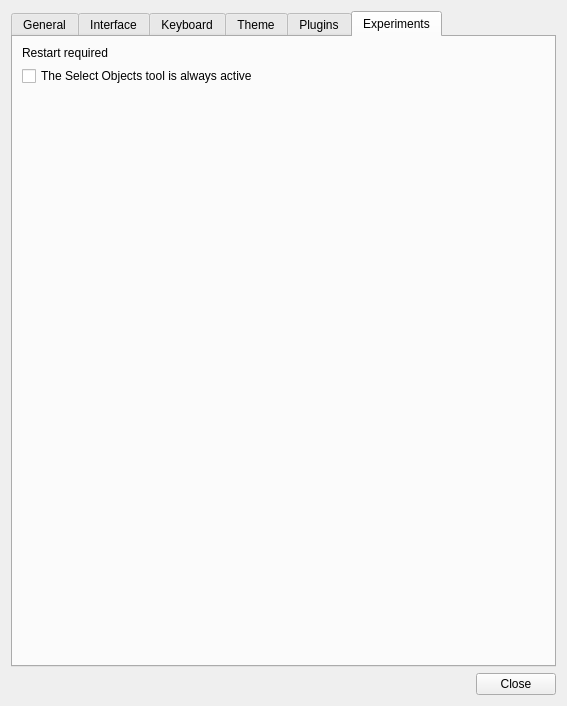
<?xml version="1.0" encoding="UTF-8"?>
<ui version="4.0">
 <class>PreferencesDialog</class>
 <widget class="QDialog" name="PreferencesDialog">
  <property name="geometry">
   <rect>
    <x>0</x>
    <y>0</y>
    <width>567</width>
    <height>706</height>
   </rect>
  </property>
  <property name="windowTitle">
   <string>Preferences</string>
  </property>
  <layout class="QVBoxLayout" name="verticalLayout">
   <property name="sizeConstraint">
    <enum>QLayout::SetMinimumSize</enum>
   </property>
   <item>
    <widget class="QTabWidget" name="tabWidget">
     <property name="currentIndex">
      <number>5</number>
     </property>
     <widget class="QWidget" name="generalTab">
      <attribute name="title">
       <string>General</string>
      </attribute>
      <layout class="QVBoxLayout" name="verticalLayout_2">
       <item>
        <widget class="QGroupBox" name="saveAndLoadGroupBox">
         <property name="title">
          <string>Saving and Loading</string>
         </property>
         <layout class="QGridLayout" name="gridLayout">
          <item row="2" column="0">
           <widget class="QCheckBox" name="safeSaving">
            <property name="toolTip">
             <string>Turn this off if you're having trouble saving your files.</string>
            </property>
            <property name="text">
             <string>Use safe writing of files</string>
            </property>
           </widget>
          </item>
          <item row="1" column="0">
           <widget class="QCheckBox" name="restoreSession">
            <property name="text">
             <string>Restore previous session on startup</string>
            </property>
           </widget>
          </item>
          <item row="0" column="0" colspan="2">
           <widget class="QCheckBox" name="reloadTilesetImages">
            <property name="text">
             <string>&amp;Reload tileset images when they change</string>
            </property>
           </widget>
          </item>
          <item row="3" column="0">
           <widget class="QCheckBox" name="exportOnSave">
            <property name="text">
             <string>Repeat last export on save</string>
            </property>
           </widget>
          </item>
         </layout>
        </widget>
       </item>
       <item>
        <widget class="QGroupBox" name="exportGroupBox">
         <property name="title">
          <string>Export Options</string>
         </property>
         <layout class="QGridLayout" name="gridLayout_5">
          <item row="2" column="0">
           <widget class="QCheckBox" name="resolveObjectTypesAndProperties">
            <property name="text">
             <string>Resolve object types and properties</string>
            </property>
           </widget>
          </item>
          <item row="0" column="0" colspan="2">
           <widget class="QCheckBox" name="embedTilesets">
            <property name="text">
             <string>Embed tilesets</string>
            </property>
           </widget>
          </item>
          <item row="1" column="0" colspan="2">
           <widget class="QCheckBox" name="detachTemplateInstances">
            <property name="text">
             <string>Detach templates</string>
            </property>
           </widget>
          </item>
          <item row="3" column="0">
           <widget class="QCheckBox" name="minimizeOutput">
            <property name="toolTip">
             <string>Omits unnecessary whitespace when supported by the output format</string>
            </property>
            <property name="text">
             <string>Minimize output</string>
            </property>
           </widget>
          </item>
         </layout>
        </widget>
       </item>
       <item>
        <widget class="QGroupBox" name="crashReportingAndUpdates">
         <property name="title">
          <string>Updates</string>
         </property>
         <layout class="QVBoxLayout" name="verticalLayout_8">
          <item>
           <widget class="QCheckBox" name="displayNewsCheckBox">
            <property name="text">
             <string>Display news in status bar</string>
            </property>
           </widget>
          </item>
          <item>
           <widget class="QCheckBox" name="displayNewVersionCheckBox">
            <property name="text">
             <string>Highlight new version in status bar</string>
            </property>
           </widget>
          </item>
          <item>
           <spacer name="horizontalSpacer_3">
            <property name="orientation">
             <enum>Qt::Horizontal</enum>
            </property>
            <property name="sizeHint" stdset="0">
             <size>
              <width>0</width>
              <height>0</height>
             </size>
            </property>
           </spacer>
          </item>
          <item>
           <layout class="QHBoxLayout" name="horizontalLayout_2">
            <item>
             <widget class="QCheckBox" name="sendCrashReports">
              <property name="text">
               <string>Enable sending anonymous crash reports</string>
              </property>
             </widget>
            </item>
            <item>
             <widget class="QLabel" name="crashReportingLabel">
              <property name="text">
               <string>(&lt;a href=&quot;https://www.mapeditor.org/crash-reporting&quot;&gt;more information&lt;/a&gt;)</string>
              </property>
              <property name="textFormat">
               <enum>Qt::RichText</enum>
              </property>
              <property name="buddy">
               <cstring>sendCrashReports</cstring>
              </property>
             </widget>
            </item>
           </layout>
          </item>
         </layout>
        </widget>
       </item>
       <item>
        <spacer name="verticalSpacer">
         <property name="orientation">
          <enum>Qt::Vertical</enum>
         </property>
         <property name="sizeHint" stdset="0">
          <size>
           <width>20</width>
           <height>1</height>
          </size>
         </property>
        </spacer>
       </item>
      </layout>
     </widget>
     <widget class="QWidget" name="interfaceTab">
      <attribute name="title">
       <string>Interface</string>
      </attribute>
      <layout class="QVBoxLayout" name="verticalLayout_4">
       <item>
        <widget class="QGroupBox" name="interfaceGroupBox">
         <property name="title">
          <string>Interface</string>
         </property>
         <layout class="QGridLayout" name="gridLayout_2">
          <item row="4" column="3">
           <spacer name="horizontalSpacer_5">
            <property name="orientation">
             <enum>Qt::Horizontal</enum>
            </property>
            <property name="sizeHint" stdset="0">
             <size>
              <width>138</width>
              <height>20</height>
             </size>
            </property>
           </spacer>
          </item>
          <item row="0" column="2" colspan="2">
           <spacer name="horizontalSpacer_2">
            <property name="orientation">
             <enum>Qt::Horizontal</enum>
            </property>
            <property name="sizeHint" stdset="0">
             <size>
              <width>0</width>
              <height>20</height>
             </size>
            </property>
           </spacer>
          </item>
          <item row="4" column="0">
           <widget class="QLabel" name="label_7">
            <property name="text">
             <string>Major grid:</string>
            </property>
           </widget>
          </item>
          <item row="0" column="0">
           <widget class="QLabel" name="label_2">
            <property name="text">
             <string>&amp;Language:</string>
            </property>
            <property name="buddy">
             <cstring>languageCombo</cstring>
            </property>
           </widget>
          </item>
          <item row="1" column="0">
           <widget class="QLabel" name="label_3">
            <property name="text">
             <string>Grid color:</string>
            </property>
            <property name="buddy">
             <cstring>gridColor</cstring>
            </property>
           </widget>
          </item>
          <item row="2" column="0">
           <widget class="QLabel" name="label_8">
            <property name="text">
             <string>Background fade color:</string>
            </property>
           </widget>
          </item>
          <item row="1" column="1">
           <widget class="Tiled::ColorButton" name="gridColor"/>
          </item>
          <item row="6" column="0" colspan="2">
           <widget class="QCheckBox" name="openGL">
            <property name="text">
             <string>Hardware &amp;accelerated drawing (OpenGL)</string>
            </property>
           </widget>
          </item>
          <item row="4" column="1" colspan="2">
           <layout class="QHBoxLayout" name="horizontalLayout_3">
            <item>
             <widget class="QSpinBox" name="gridMajorX">
              <property name="suffix">
               <string> tiles</string>
              </property>
             </widget>
            </item>
            <item>
             <widget class="QLabel" name="label_9">
              <property name="sizePolicy">
               <sizepolicy hsizetype="Fixed" vsizetype="Preferred">
                <horstretch>0</horstretch>
                <verstretch>0</verstretch>
               </sizepolicy>
              </property>
              <property name="text">
               <string>by</string>
              </property>
             </widget>
            </item>
            <item>
             <widget class="QSpinBox" name="gridMajorY">
              <property name="suffix">
               <string> tiles</string>
              </property>
             </widget>
            </item>
           </layout>
          </item>
          <item row="2" column="1">
           <widget class="Tiled::ColorButton" name="backgroundFadeColor"/>
          </item>
          <item row="5" column="0">
           <widget class="QLabel" name="label">
            <property name="text">
             <string>Object line width:</string>
            </property>
            <property name="buddy">
             <cstring>objectLineWidth</cstring>
            </property>
           </widget>
          </item>
          <item row="3" column="0">
           <widget class="QLabel" name="label_4">
            <property name="text">
             <string>Fine grid divisions:</string>
            </property>
            <property name="buddy">
             <cstring>gridFine</cstring>
            </property>
           </widget>
          </item>
          <item row="0" column="1">
           <widget class="QComboBox" name="languageCombo"/>
          </item>
          <item row="5" column="1" colspan="2">
           <widget class="QDoubleSpinBox" name="objectLineWidth">
            <property name="suffix">
             <string> pixels</string>
            </property>
            <property name="decimals">
             <number>1</number>
            </property>
            <property name="minimum">
             <double>1.000000000000000</double>
            </property>
            <property name="value">
             <double>2.000000000000000</double>
            </property>
           </widget>
          </item>
          <item row="3" column="1" colspan="2">
           <widget class="QSpinBox" name="gridFine">
            <property name="minimum">
             <number>1</number>
            </property>
            <property name="maximum">
             <number>128</number>
            </property>
           </widget>
          </item>
         </layout>
        </widget>
       </item>
       <item>
        <widget class="QGroupBox" name="updatesGroupBox">
         <property name="title">
          <string>Behavior</string>
         </property>
         <layout class="QGridLayout" name="gridLayout_3">
          <item row="0" column="0">
           <widget class="QLabel" name="label_6">
            <property name="text">
             <string>Object selection behavior:</string>
            </property>
            <property name="buddy">
             <cstring>objectSelectionBehaviorCombo</cstring>
            </property>
           </widget>
          </item>
          <item row="0" column="1">
           <widget class="QComboBox" name="objectSelectionBehaviorCombo">
            <property name="sizePolicy">
             <sizepolicy hsizetype="Minimum" vsizetype="Fixed">
              <horstretch>0</horstretch>
              <verstretch>0</verstretch>
             </sizepolicy>
            </property>
           </widget>
          </item>
          <item row="0" column="2">
           <spacer name="horizontalSpacer_6">
            <property name="orientation">
             <enum>Qt::Horizontal</enum>
            </property>
            <property name="sizeHint" stdset="0">
             <size>
              <width>190</width>
              <height>20</height>
             </size>
            </property>
           </spacer>
          </item>
          <item row="1" column="0" colspan="3">
           <widget class="QCheckBox" name="preciseTileObjectSelection">
            <property name="text">
             <string>Pixel-perfect tile object selection</string>
            </property>
           </widget>
          </item>
          <item row="2" column="0" colspan="3">
           <widget class="QCheckBox" name="wheelZoomsByDefault">
            <property name="text">
             <string>Mouse wheel &amp;zooms by default</string>
            </property>
           </widget>
          </item>
          <item row="3" column="0" colspan="3">
           <widget class="QCheckBox" name="autoScrolling">
            <property name="text">
             <string>Middle mouse button uses auto-&amp;scrolling</string>
            </property>
           </widget>
          </item>
          <item row="4" column="0" colspan="3">
           <widget class="QCheckBox" name="smoothScrolling">
            <property name="text">
             <string>Use s&amp;mooth scrolling</string>
            </property>
           </widget>
          </item>
          <item row="5" column="0" colspan="3">
           <widget class="QCheckBox" name="duplicateAddsCopy">
            <property name="text">
             <string>Add &quot;Copy&quot; when duplicating</string>
            </property>
           </widget>
          </item>
         </layout>
        </widget>
       </item>
       <item>
        <spacer name="verticalSpacer_3">
         <property name="orientation">
          <enum>Qt::Vertical</enum>
         </property>
         <property name="sizeHint" stdset="0">
          <size>
           <width>20</width>
           <height>0</height>
          </size>
         </property>
        </spacer>
       </item>
      </layout>
     </widget>
     <widget class="Tiled::ShortcutSettingsPage" name="keyboardTab">
      <attribute name="title">
       <string>Keyboard</string>
      </attribute>
     </widget>
     <widget class="QWidget" name="updatesTab">
      <attribute name="title">
       <string>Theme</string>
      </attribute>
      <layout class="QVBoxLayout" name="verticalLayout_3">
       <item>
        <widget class="QGroupBox" name="themeGroupBox">
         <property name="title">
          <string>Theme</string>
         </property>
         <layout class="QGridLayout" name="gridLayout_4">
          <item row="0" column="1">
           <spacer name="horizontalSpacer_4">
            <property name="orientation">
             <enum>Qt::Horizontal</enum>
            </property>
            <property name="sizeType">
             <enum>QSizePolicy::Fixed</enum>
            </property>
            <property name="sizeHint" stdset="0">
             <size>
              <width>100</width>
              <height>20</height>
             </size>
            </property>
           </spacer>
          </item>
          <item row="0" column="2">
           <widget class="QComboBox" name="styleCombo"/>
          </item>
          <item row="2" column="0" colspan="2">
           <widget class="QLabel" name="selectionColorLabel">
            <property name="text">
             <string>Selection color:</string>
            </property>
           </widget>
          </item>
          <item row="2" column="2">
           <widget class="Tiled::ColorButton" name="selectionColor"/>
          </item>
          <item row="0" column="0">
           <widget class="QLabel" name="label_5">
            <property name="text">
             <string>Style:</string>
            </property>
            <property name="buddy">
             <cstring>styleCombo</cstring>
            </property>
           </widget>
          </item>
          <item row="1" column="2">
           <widget class="Tiled::ColorButton" name="baseColor"/>
          </item>
          <item row="0" column="3">
           <spacer name="horizontalSpacer">
            <property name="orientation">
             <enum>Qt::Horizontal</enum>
            </property>
            <property name="sizeHint" stdset="0">
             <size>
              <width>72</width>
              <height>20</height>
             </size>
            </property>
           </spacer>
          </item>
          <item row="1" column="0" colspan="2">
           <widget class="QLabel" name="baseColorLabel">
            <property name="text">
             <string>Base color:</string>
            </property>
            <property name="buddy">
             <cstring>baseColor</cstring>
            </property>
           </widget>
          </item>
         </layout>
        </widget>
       </item>
       <item>
        <widget class="QGroupBox" name="fontGroupBox">
         <property name="title">
          <string>Use custom interface font</string>
         </property>
         <property name="checkable">
          <bool>true</bool>
         </property>
         <property name="checked">
          <bool>false</bool>
         </property>
         <layout class="QHBoxLayout" name="horizontalLayout_4">
          <item>
           <widget class="QLabel" name="label_10">
            <property name="sizePolicy">
             <sizepolicy hsizetype="Fixed" vsizetype="Preferred">
              <horstretch>0</horstretch>
              <verstretch>0</verstretch>
             </sizepolicy>
            </property>
            <property name="text">
             <string>Font:</string>
            </property>
           </widget>
          </item>
          <item>
           <widget class="QFontComboBox" name="fontComboBox">
            <property name="sizePolicy">
             <sizepolicy hsizetype="Preferred" vsizetype="Fixed">
              <horstretch>1</horstretch>
              <verstretch>0</verstretch>
             </sizepolicy>
            </property>
           </widget>
          </item>
          <item>
           <widget class="QSpinBox" name="fontSize">
            <property name="minimum">
             <number>6</number>
            </property>
           </widget>
          </item>
         </layout>
        </widget>
       </item>
       <item>
        <spacer name="verticalSpacer_2">
         <property name="orientation">
          <enum>Qt::Vertical</enum>
         </property>
         <property name="sizeHint" stdset="0">
          <size>
           <width>20</width>
           <height>0</height>
          </size>
         </property>
        </spacer>
       </item>
      </layout>
     </widget>
     <widget class="QWidget" name="pluginsTab">
      <attribute name="title">
       <string>Plugins</string>
      </attribute>
      <layout class="QVBoxLayout" name="verticalLayout_6">
       <item>
        <widget class="QGroupBox" name="groupBox_4">
         <property name="title">
          <string>Enabled Plugins</string>
         </property>
         <layout class="QVBoxLayout" name="verticalLayout_5">
          <item>
           <widget class="QListView" name="pluginList"/>
          </item>
         </layout>
        </widget>
       </item>
       <item>
        <widget class="QGroupBox" name="groupBox">
         <property name="title">
          <string>Extensions</string>
         </property>
         <layout class="QHBoxLayout" name="horizontalLayout">
          <item>
           <widget class="QLabel" name="extensionsPathLabel">
            <property name="text">
             <string>Directory:</string>
            </property>
           </widget>
          </item>
          <item>
           <widget class="QLineEdit" name="extensionsPathEdit">
            <property name="readOnly">
             <bool>true</bool>
            </property>
           </widget>
          </item>
          <item>
           <widget class="QPushButton" name="openExtensionsPathButton">
            <property name="text">
             <string>Open...</string>
            </property>
           </widget>
          </item>
         </layout>
        </widget>
       </item>
      </layout>
     </widget>
     <widget class="QWidget" name="experimentsTab">
      <attribute name="title">
       <string>Experiments</string>
      </attribute>
      <layout class="QVBoxLayout" name="verticalLayout_11">
       <item>
        <layout class="QVBoxLayout" name="experimentsGroupBox">
         <item>
          <widget class="QLabel" name="label_11">
           <property name="text">
            <string>Restart required</string>
           </property>
          </widget>
         </item>
         <item>
          <widget class="QCheckBox" name="experimentObjectSelectionAlwaysEnabled">
           <property name="text">
            <string>The Select Objects tool is always active</string>
           </property>
          </widget>
         </item>
         <item>
          <spacer name="horizontalSpacer_7">
           <property name="orientation">
            <enum>Qt::Vertical</enum>
           </property>
           <property name="sizeHint" stdset="0">
            <size>
             <width>20</width>
             <height>40</height>
            </size>
           </property>
          </spacer>
         </item>
        </layout>
       </item>
      </layout>
     </widget>
    </widget>
   </item>
   <item>
    <widget class="QDialogButtonBox" name="buttonBox">
     <property name="orientation">
      <enum>Qt::Horizontal</enum>
     </property>
     <property name="standardButtons">
      <set>QDialogButtonBox::Close</set>
     </property>
    </widget>
   </item>
  </layout>
 </widget>
 <customwidgets>
  <customwidget>
   <class>Tiled::ColorButton</class>
   <extends>QToolButton</extends>
   <header>colorbutton.h</header>
  </customwidget>
  <customwidget>
   <class>Tiled::ShortcutSettingsPage</class>
   <extends>QWidget</extends>
   <header>shortcutsettingspage.h</header>
   <container>1</container>
  </customwidget>
 </customwidgets>
 <tabstops>
  <tabstop>tabWidget</tabstop>
  <tabstop>reloadTilesetImages</tabstop>
  <tabstop>restoreSession</tabstop>
  <tabstop>safeSaving</tabstop>
  <tabstop>exportOnSave</tabstop>
  <tabstop>embedTilesets</tabstop>
  <tabstop>detachTemplateInstances</tabstop>
  <tabstop>resolveObjectTypesAndProperties</tabstop>
  <tabstop>minimizeOutput</tabstop>
  <tabstop>displayNewsCheckBox</tabstop>
  <tabstop>displayNewVersionCheckBox</tabstop>
  <tabstop>sendCrashReports</tabstop>
  <tabstop>languageCombo</tabstop>
  <tabstop>gridColor</tabstop>
  <tabstop>backgroundFadeColor</tabstop>
  <tabstop>gridFine</tabstop>
  <tabstop>gridMajorX</tabstop>
  <tabstop>gridMajorY</tabstop>
  <tabstop>objectLineWidth</tabstop>
  <tabstop>openGL</tabstop>
  <tabstop>objectSelectionBehaviorCombo</tabstop>
  <tabstop>preciseTileObjectSelection</tabstop>
  <tabstop>wheelZoomsByDefault</tabstop>
  <tabstop>autoScrolling</tabstop>
  <tabstop>smoothScrolling</tabstop>
  <tabstop>duplicateAddsCopy</tabstop>
  <tabstop>styleCombo</tabstop>
  <tabstop>baseColor</tabstop>
  <tabstop>selectionColor</tabstop>
  <tabstop>fontGroupBox</tabstop>
  <tabstop>fontComboBox</tabstop>
  <tabstop>fontSize</tabstop>
  <tabstop>pluginList</tabstop>
  <tabstop>extensionsPathEdit</tabstop>
  <tabstop>openExtensionsPathButton</tabstop>
 </tabstops>
 <resources/>
 <connections>
  <connection>
   <sender>buttonBox</sender>
   <signal>rejected()</signal>
   <receiver>PreferencesDialog</receiver>
   <slot>reject()</slot>
   <hints>
    <hint type="sourcelabel">
     <x>322</x>
     <y>416</y>
    </hint>
    <hint type="destinationlabel">
     <x>315</x>
     <y>312</y>
    </hint>
   </hints>
  </connection>
 </connections>
</ui>
